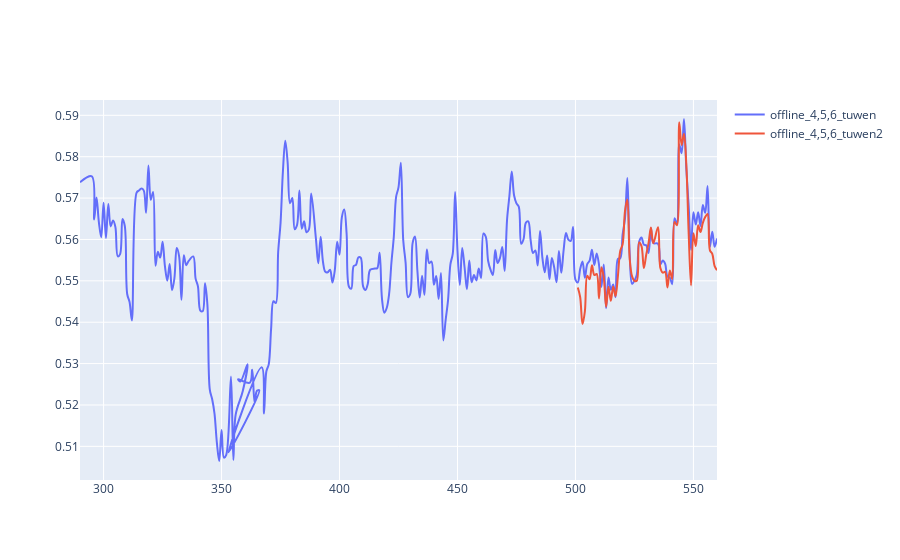

Notebook code for this chart:
### Code cell
show('group/click/time_auc')

### Figure 1 — Plotly figure (JSON) as saved in the notebook; plotly's stock layout.template omitted (floating-point values rounded to 4 significant figures; data arrays with more than 128 entries replaced by an {"elided": "..."} marker saying what was removed)
{"data": [{"line": {"shape": "spline"}, "mode": "lines", "name": "offline_4,5,6_tuwen", "type": "scatter", "x": {"elided": "261 int values"}, "y": {"elided": "261 float values"}}, {"line": {"shape": "spline"}, "mode": "lines", "name": "offline_4,5,6_tuwen2", "type": "scatter", "x": [501, 502, 503, 504, 505, 506, 507, 508, 509, 510, 511, 512, 513, 514, 515, 516, 517, 518, 519, 520, 521, 522, 523, 524, 525, 526, 527, 528, 529, 530, 531, 532, 533, 535, 536, 537, 538, 539, 540, 541, 542, 543, 544, 545, 546, 547, 548, 549, 550, 551, 552, 553, 554, 555, 556, 557, 558, 559, 560], "y": [0.5484, 0.5461, 0.5395, 0.5426, 0.5512, 0.5504, 0.5537, 0.5514, 0.5517, 0.5457, 0.5533, 0.5509, 0.5437, 0.5486, 0.5452, 0.5486, 0.5463, 0.5511, 0.5573, 0.5588, 0.5668, 0.5697, 0.5553, 0.5511, 0.55, 0.55, 0.5593, 0.5584, 0.5531, 0.5563, 0.5592, 0.5629, 0.5591, 0.5629, 0.5531, 0.552, 0.5522, 0.5484, 0.5525, 0.5504, 0.5642, 0.5634, 0.5883, 0.5828, 0.5856, 0.578, 0.5613, 0.5489, 0.5615, 0.5584, 0.5635, 0.5618, 0.564, 0.5654, 0.5661, 0.5574, 0.5565, 0.5535, 0.5526]}], "layout": {}}
